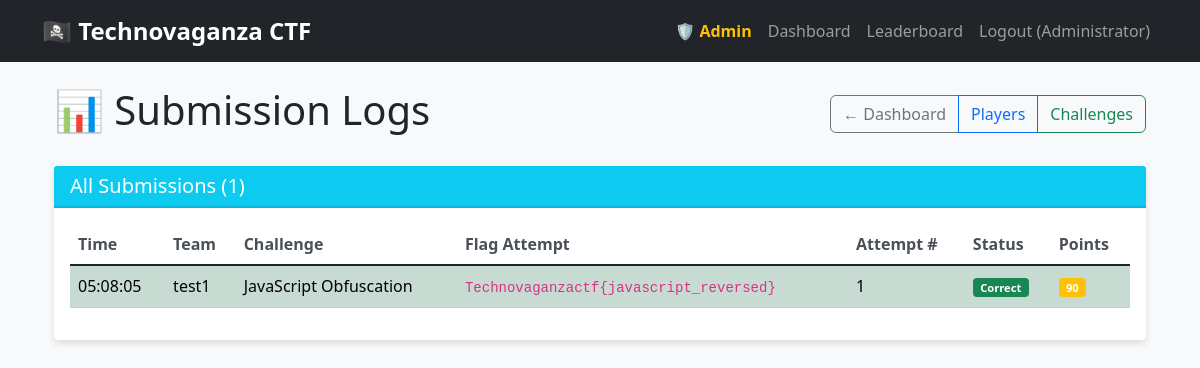
Screenshot of /admin/submissions (signed in) with the database file from the repository.
### models.py (models this page shows)
class User(UserMixin, db.Model):
    id = db.Column(db.Integer, primary_key=True)
    teamname = db.Column(db.String(100), unique=True, nullable=False)
    username = db.Column(db.String(100), unique=True, nullable=False)
    password = db.Column(db.String(200), nullable=False)
    team_id = db.Column(db.String(50), unique=True, nullable=False)
    is_banned = db.Column(db.Boolean, default=False)
    is_admin = db.Column(db.Boolean, default=False)
    created_at = db.Column(db.DateTime, default=datetime.utcnow)
    score = db.Column(db.Integer, default=0)
    submissions = db.relationship('Submission', backref='user', lazy=True)

class Submission(db.Model):
    id = db.Column(db.Integer, primary_key=True)
    user_id = db.Column(db.Integer, db.ForeignKey('user.id'), nullable=False)
    challenge_id = db.Column(db.Integer, db.ForeignKey('challenge.id'), nullable=False)
    flag_attempt = db.Column(db.String(100))
    is_correct = db.Column(db.Boolean, default=False)
    attempt_count = db.Column(db.Integer, default=0)
    timestamp = db.Column(db.DateTime, default=datetime.utcnow)
    points_earned = db.Column(db.Integer, default=0)
    __table_args__ = (
        db.UniqueConstraint('user_id', 'challenge_id', name='unique_user_challenge'),
        db.Index('ix_submission_user_id', 'user_id'),
        db.Index('ix_submission_challenge_id', 'challenge_id'),
        db.Index('ix_submission_is_correct', 'is_correct'),
        db.Index('ix_submission_timestamp', 'timestamp'),
    )

class Challenge(db.Model):
    id = db.Column(db.Integer, primary_key=True)
    name = db.Column(db.String(100), nullable=False)
    category = db.Column(db.String(50), nullable=False)
    description = db.Column(db.Text, nullable=False)
    flag = db.Column(db.String(100), nullable=False)
    points = db.Column(db.Integer, default=100)
    file_path = db.Column(db.String(200), default="challenges/files/rules.pdf")
    is_active = db.Column(db.Boolean, default=True)
    submissions = db.relationship('Submission', backref='challenge', lazy=True)

### app.py (the view)
@app.route('/admin/submissions')
@login_required
@admin_required
def admin_submissions():
    submissions = Submission.query.order_by(Submission.timestamp.desc()).all()
    return render_template('admin_submissions.html', submissions=submissions)

### app.py (called while the page is built)
@login_manager.user_loader
def load_user(user_id):
    return User.query.get(int(user_id))

def admin_required(f):
    @wraps(f)
    def decorated_function(*args, **kwargs):
        if not current_user.is_authenticated:
            logger.warning(f"Unauthorized access attempt to admin panel from IP: {request.remote_addr}")
            return redirect(url_for('login'))
        if not current_user.is_admin:
            logger.warning(f"Non-admin user '{current_user.username}' attempted to access admin panel from IP: {request.remote_addr}")
            return render_template('unauthorized.html'), 403
        logger.info(f"Admin user '{current_user.username}' accessed {request.path} from IP: {request.remote_addr}")
        return f(*args, **kwargs)
    return decorated_function

### templates/admin_submissions.html (shortened to what this page needs)
{% extends "base.html" %}
{% block content %}
<div class="container-fluid">
    <div class="d-flex justify-content-between align-items-center mb-4">
        <h1>📊 Submission Logs</h1>
        <div class="btn-group">
            <a href="/admin" class="btn btn-outline-secondary">← Dashboard</a>
            <a href="/admin/players" class="btn btn-outline-primary">Players</a>
            <a href="/admin/challenges" class="btn btn-outline-success">Challenges</a>
        </div>
    </div>
    <div class="card">
        <div class="card-header bg-info text-white">
            <h5 class="mb-0">All Submissions ({{ submissions|length }})</h5>
        </div>
        <div class="card-body">
            {% if submissions %}
            <div class="table-responsive">
                <table class="table table-striped">
                    <thead>
                        <tr>
                            <th>Time</th>
                            <th>Team</th>
                            <th>Challenge</th>
                            <th>Flag Attempt</th>
                            <th>Attempt #</th>
                            <th>Status</th>
                            <th>Points</th>
                        </tr>
                    </thead>
                    <tbody>
                        {% for submission in submissions %}
                        <tr class="{% if submission.is_correct %}table-success{% else %}table-danger{% endif %}">
                            <td>{{ submission.timestamp.strftime('%H:%M:%S') }}</td>
                            <td>{{ submission.user.teamname }}</td>
                            <td>{{ submission.challenge.name }}</td>
                            <td>
                                <code>{{ submission.flag_attempt[:50] }}{% if submission.flag_attempt|length > 50 %}...{% endif %}</code>
                            </td>
                            <td>{{ submission.attempt_count }}</td>
                            <td>
                                {% if submission.is_correct %}
                                <span class="badge bg-success">Correct</span>
                                {% else %}
                                <span class="badge bg-danger">Wrong</span>
                                {% endif %}
                            </td>
                            <td>
                                {% if submission.is_correct %}
                                <span class="badge bg-warning">{{ submission.points_earned }}</span>
                                {% else %}
                                <span class="text-muted">-</span>
                                {% endif %}
                            </td>
                        </tr>
                        {% endfor %}
                    </tbody>
                </table>
            </div>
            {% else %}
            <p class="text-muted">No submissions yet.</p>
            {% endif %}
        </div>
    </div>
</div>
{% endblock %}

### templates/base.html (shortened to what this page needs)
<!DOCTYPE html>
<html lang="en">
<head>
    <link href="https://cdn.jsdelivr.net/npm/bootstrap@5.1.3/dist/css/bootstrap.min.css" rel="stylesheet">
    <link href="{{ url_for('static', filename='css/style.css') }}" rel="stylesheet">
</head>
<body>
    {% if current_user.is_authenticated %}
    <nav class="navbar navbar-expand-lg navbar-dark bg-dark">
        <div class="container">
            <a class="navbar-brand" href="/dashboard">🏴‍☠️ Technovaganza CTF</a>
            <div class="navbar-nav ms-auto">
                {% if current_user.is_authenticated and current_user.is_admin %}
                <li class="nav-item">
                    <a class="nav-link text-warning" href="/admin">
                        <strong>🛡️ Admin</strong>
                    </a>
                </li>
                {% endif %}
                <li class="nav-item">
                    <a class="nav-link" href="/dashboard">Dashboard</a>
                </li>
                <li class="nav-item">
                    <a class="nav-link" href="/leaderboard">Leaderboard</a>
                </li>
                <li class="nav-item">
                    <a class="nav-link" href="/logout">Logout ({{ current_user.teamname }})</a>
                </li>
            </div>
        </div>
    </nav>
    {% endif %}
    <div class="container mt-4">
        {% block content %}{% endblock %}
    </div>
</body>
</html>

### static/css/style.css (style rules this page uses)
body { background-color: #f8f9fa; font-family: 'Segoe UI', Tahoma, Geneva, Verdana, sans-serif; }
.navbar-brand { font-weight: bold; font-size: 1.5rem; }
.card { box-shadow: 0 4px 6px rgba(0, 0, 0, 0.1); border: none; margin-bottom: 20px; }
.card-header { border-bottom: 2px solid rgba(0, 0, 0, 0.1); }
.btn { border-radius: 6px; font-weight: 500; }
.table th { border-top: none; font-weight: 600; color: #495057; }
.badge { font-size: 0.7em; }

### rows the page displays
User: teamname "Administrator"
Submission: timestamp "05:08:05", user.teamname "test1", challenge.name "JavaScript Obfuscation", flag_attempt "Technovaganzactf{javascript_reversed}", attempt_count "1", is_correct "Correct", points_earned "90"

### other values shown
{{ submissions|length }} "1"
